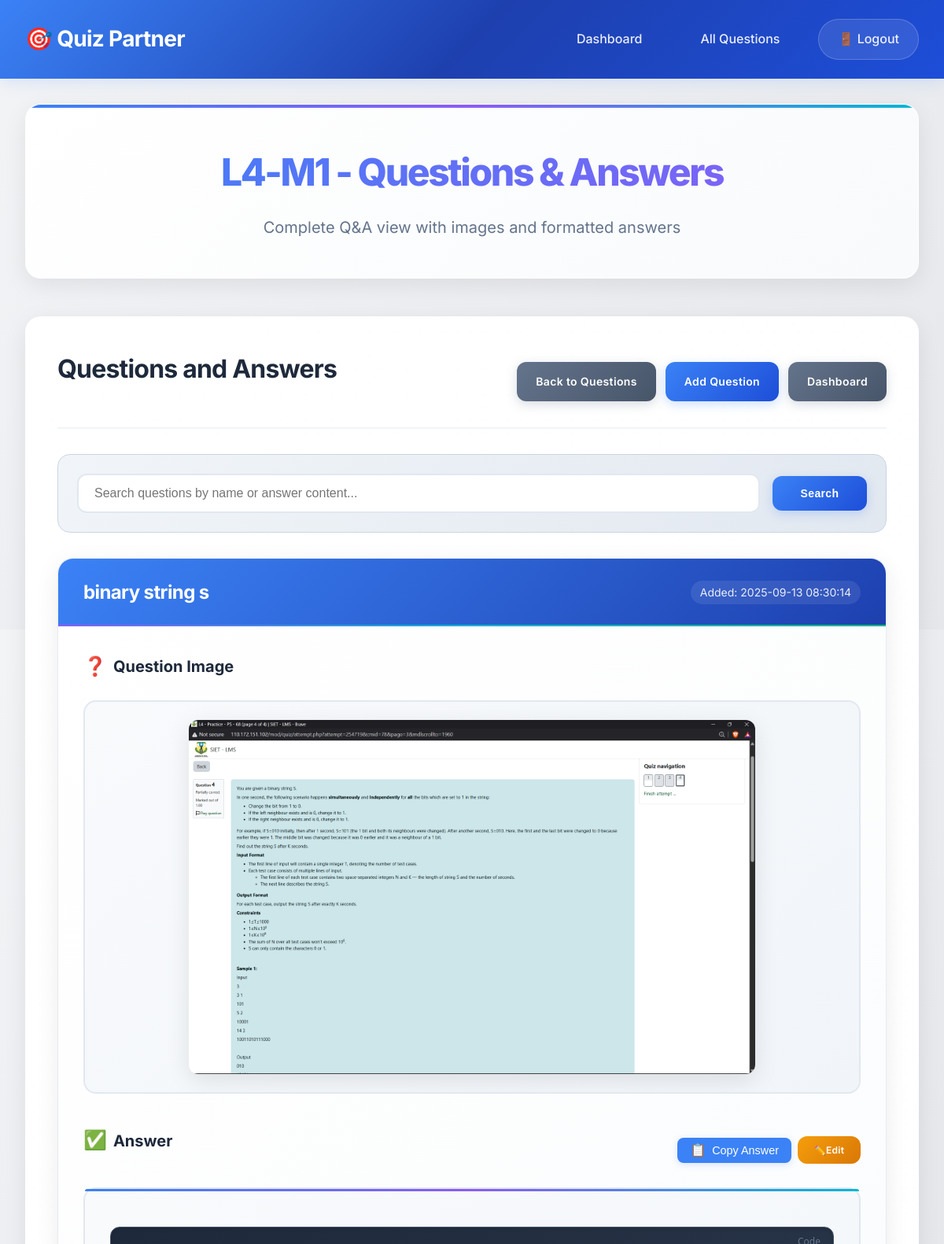
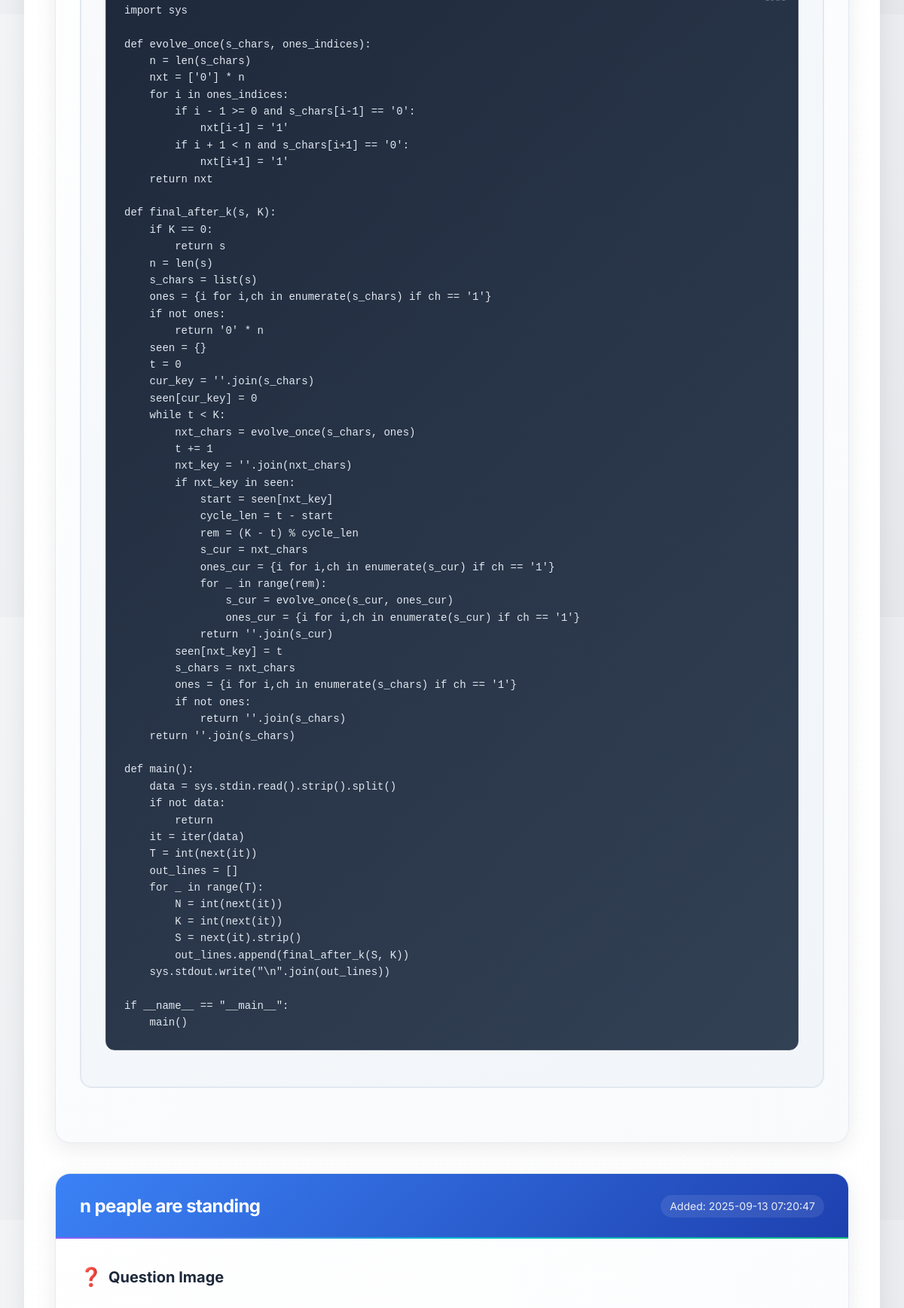
The page /module/2/answers (upper part) on the database its author committed (2 pictures, top to bottom).
### tables this page shows
CREATE TABLE modules (
            id INTEGER PRIMARY KEY AUTOINCREMENT,
            name TEXT NOT NULL UNIQUE,
            created_at TIMESTAMP DEFAULT CURRENT_TIMESTAMP
        );

CREATE TABLE questions (
            id INTEGER PRIMARY KEY AUTOINCREMENT,
            module_id INTEGER NOT NULL,
            image_path TEXT NOT NULL,
            answer TEXT NOT NULL,
            created_at TIMESTAMP DEFAULT CURRENT_TIMESTAMP, name TEXT NOT NULL DEFAULT "Untitled Question",
            FOREIGN KEY (module_id) REFERENCES modules (id) ON DELETE CASCADE
        );

### app_sqlite_with_auth.py (the view)
@app.route('/module/<int:module_id>/answers')
def answers_view(module_id):
    conn = get_db_connection()
    module = conn.execute(
        'SELECT * FROM modules WHERE id = ?', (module_id,)
    ).fetchone()
    if not module:
        flash('Module not found!', 'error')
        return redirect(url_for('dashboard'))
    search_query = request.args.get('search', '').strip()
    if search_query:
        questions = conn.execute(
            'SELECT * FROM questions WHERE module_id = ? AND (name LIKE ? OR answer LIKE ?) ORDER BY created_at DESC',
            (module_id, f'%{search_query}%', f'%{search_query}%')
        ).fetchall()
    else:
        questions = conn.execute(
            'SELECT * FROM questions WHERE module_id = ? ORDER BY created_at DESC',
            (module_id,)
        ).fetchall()
    conn.close()
    return render_template('answers.html', module=module, questions=questions, search_query=search_query)

### app_sqlite_with_auth.py (called while the page is built)
@app.after_request
def add_security_headers(response):
    response.headers['X-Content-Type-Options'] = 'nosniff'
    response.headers['X-Frame-Options'] = 'DENY'
    response.headers['X-XSS-Protection'] = '1; mode=block'
    response.headers['Strict-Transport-Security'] = 'max-age=31536000; includeSubDomains'
    return response

def is_logged_in():
    return session.get('logged_in', False)

def get_db_connection():
    conn = sqlite3.connect('Crime_platform.db', timeout=20.0)
    conn.row_factory = sqlite3.Row
    conn.execute('PRAGMA foreign_keys = ON')
    return conn

@app.context_processor
def inject_auth():
    return dict(is_logged_in=is_logged_in())

### templates/answers.html (shortened to what this page needs)
{% extends "base.html" %}
{% block content %}
<div class="page-header">
    <h1>{{ module.name }} - Questions &amp; Answers</h1>
    <p>Complete Q&A view with images and formatted answers</p>
</div>
<div class="section">
    <div class="section-header">
        <h2>Questions and Answers</h2>
        <div class="section-actions">
            <a href="{{ url_for('module_view', module_id=module.id) }}" class="btn btn-secondary">Back to Questions</a>
            <a href="{{ url_for('add_question', module_id=module.id) }}" class="btn btn-primary">Add Question</a>
            <a href="{{ url_for('dashboard') }}" class="btn btn-secondary">Dashboard</a>
        </div>
    </div>
    <div class="search-section">
        <form method="GET" class="search-form">
            <div class="search-group">
                <input type="text"
                       name="search"
                       value="{{ search_query or '' }}"
                       placeholder="Search questions by name or answer content..."
                       class="search-input">
                <button type="submit" class="btn btn-primary">Search</button>
            </div>
        </form>
    </div>
    {% if questions %}
        <div class="qa-container">
            {% for question in questions %}
            <div class="qa-item">
                <div class="qa-header">
                    <h3>{{ question.name or 'Question ' ~ loop.index }}</h3>
                    <small class="qa-date">Added: {{ question.created_at }}</small>
                </div>
                <div class="qa-content">
                    <div class="qa-question">
                        <h4>Question Image</h4>
                        <div class="qa-image">
                            <img src="{{ url_for('uploaded_file', filename=question.image_path) }}"
                                 alt="{{ question.name or 'Question ' ~ loop.index }}"
                                 class="qa-img">
                        </div>
                    </div>
                    <div class="qa-answer">
                        <div class="answer-header">
                            <h4>Answer</h4>
                            <div class="answer-actions">
                                <button class="copy-btn" onclick="copyAnswer(this)" data-answer="{{ question.answer }}">
                                    <span class="copy-icon">📋</span>
                                    <span class="copy-text">Copy Answer</span>
                                </button>
                                <a href="{{ url_for('edit_answer', question_id=question.id) }}" class="btn btn-warning btn-small">
                                    <span>✏️</span> Edit
                                </a>
                            </div>
                        </div>
                        <div class="answer-content">
                            {% set answer_text = question.answer %}
                            {% if answer_text %}
                                {% if ('def ' in answer_text) or ('class ' in answer_text) or ('import ' in answer_text) or ('from ' in answer_text) or ('print(' in answer_text) or ('    ' in answer_text) or ('```' in answer_text) %}
                                    <pre><code>{{ answer_text }}</code></pre>
                                {% endif %}
                            {% endif %}
                        </div>
                    </div>
                </div>
            </div>
            {% endfor %}
        </div>
    {% endif %}
</div>
{% endblock %}

### templates/answers.html (style rules this page uses)
.search-section { margin-bottom: 2rem; padding: 1.5rem; background: linear-gradient(135deg, #f1f5f9 0%, #e2e8f0 100%); border-radius: 16px; border: 1px solid #cbd5e1; }
.search-form { margin-bottom: 0; }
.search-group { display: flex; gap: 1rem; align-items: center; flex-wrap: wrap; }
.search-input { flex: 1; padding: 0.875rem 1.25rem; border: 2px solid #e2e8f0; border-radius: 12px; font-size: 1rem; transition: all 0.3s ease; min-width: 300px; background: white; }
.answer-header { display: flex; justify-content: space-between; align-items: center; margin-bottom: 1rem; }
.copy-btn { display: flex; align-items: center; gap: 0.5rem; padding: 0.5rem 1rem; background: #3b82f6; color: white; border: none; border-radius: 8px; cursor: pointer; transition: all 0.3s ease; font-size: 0.9rem; }
.copy-icon { font-size: 1rem; }
.answer-actions { display: flex; gap: 0.5rem; align-items: center; }
.btn-warning { background: linear-gradient(135deg, #f59e0b 0%, #d97706 100%); color: white; }

### rows shown on the page
modules: name "L4-M1"
questions: name "binary string s", created_at "2025-09-13 08:30:14", image_path (picture), answer "import sys def evolve_once(s_chars, ones_indices): n = len(s_chars) nxt = ['0'] * n for i in ones_indices: if i - 1 >= 0 and s_chars[i-1] == '0': nxt[i-1] = '1' if i + 1 < n and s_chars[i+1] == '0': nxt[i+1] = '1' return nxt def final_after_k(s, K): if K == 0: return s n = len(s) s_chars = list(s) ones = {i for i,ch in enumerate(s_chars) if ch == '1'} if not ones: return '0' * n seen = {} t = 0 cur_key = ''.join(s_chars) seen[cur_key] = 0 while t < K: nxt_chars = evolve_once(s_chars, ones) t += 1 nxt_key = ''.join(nxt_chars) if nxt_key in seen: start = seen[nxt_key] cycle_len = t - start rem = (K - t) % cycle_len s_cur = nxt_chars ones_cur = {i for i,ch in enumerate(s_cur) if ch == '1'} for…"
questions: name "n peaple are standing", created_at "2025-09-13 07:20:47"
